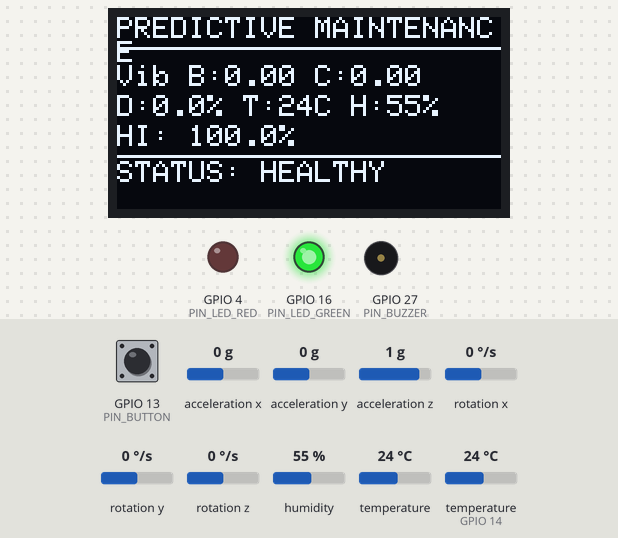
A sketch run on a simulated ESP32. Shown: 128×64 one-colour display, output pins drawn as LEDs (lit = HIGH), buzzer (waves = sounding). Dashed ring = blinking. The test bench sets the inputs (shaded band); at power-on: acceleration x 0 g, GPIO 13 (PIN_BUTTON) HIGH, humidity 55 %, acceleration y 0 g, acceleration z 1 g, rotation x 0 °/s, rotation y 0 °/s, rotation z 0 °/s, temperature 24 °C, temperature (sensor on GPIO 14) 24 °C. WiFi joins after 1.5 s; servers stay silent unless stated; random numbers use the default seed unless the sketch sets one; no MQTT or app messages arrive unless stated; what the sketch prints to the serial monitor is not drawn.

Above: at 12.6 s.
12.7 s: acceleration x set to -1.4 g
At 13.4 s:
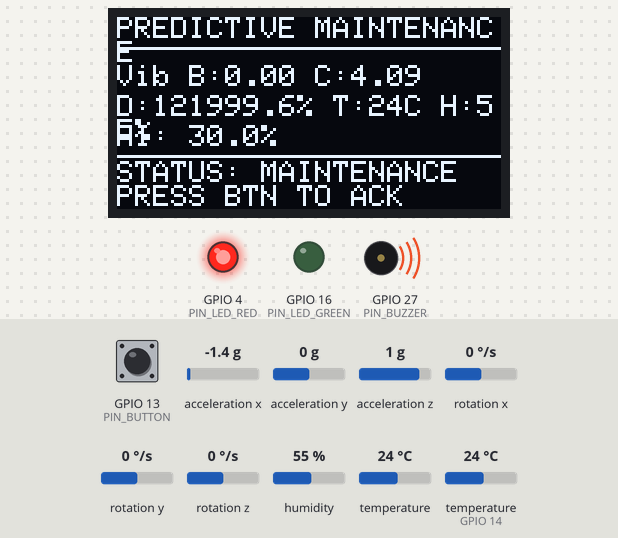
15.7 s: GPIO 13 (PIN_BUTTON) pulled LOW for 1 s
At 19.1 s:
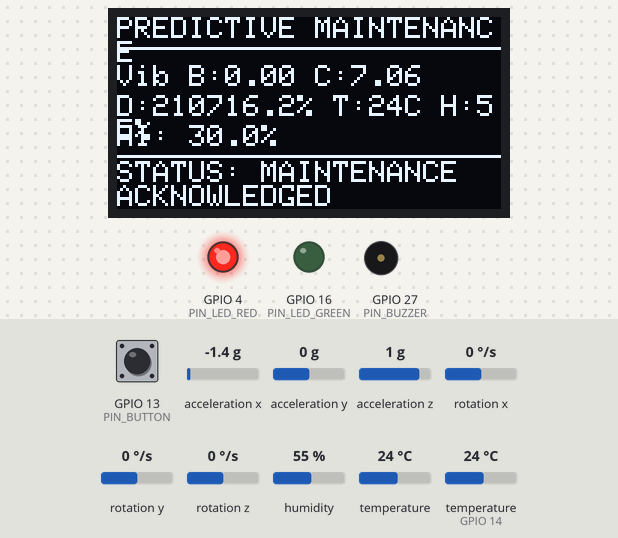
19.4 s: humidity set to 83 %
At 21.5 s:
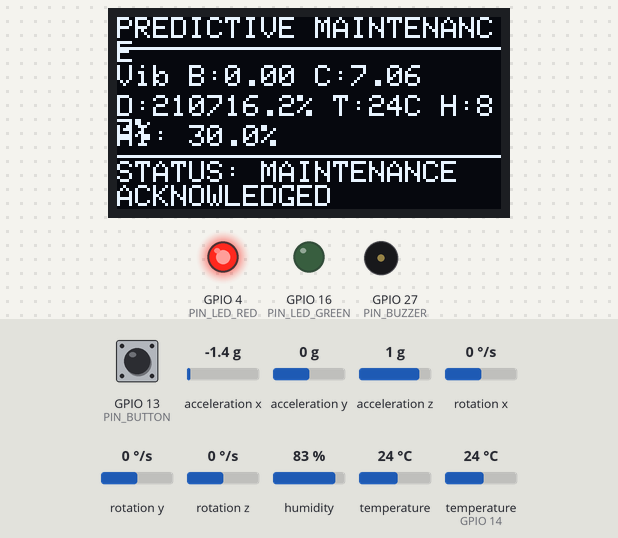
22.0 s: humidity set to 86 %
At 24.6 s:
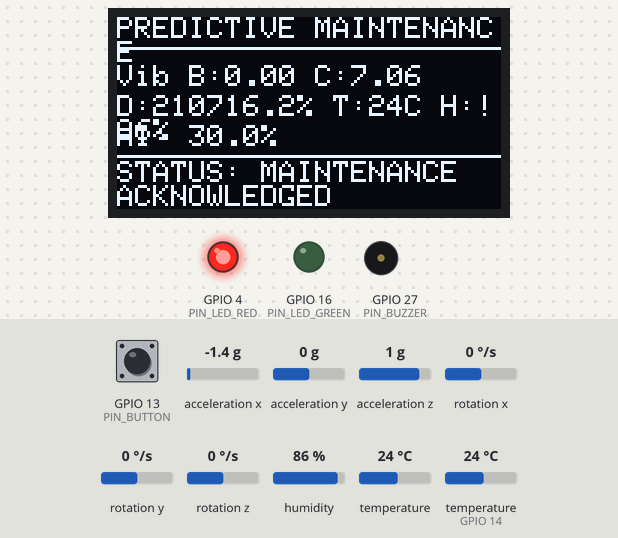
25.7 s: acceleration x set to 0 g
At 30.99 s:
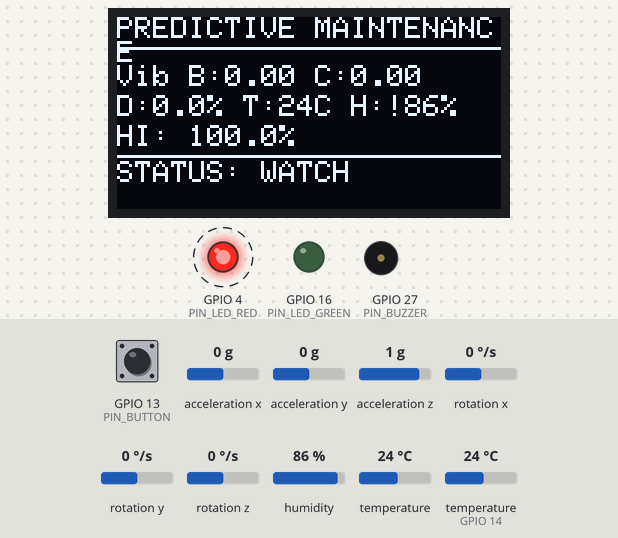
31.0 s: acceleration y set to -1.4 g
At 31.7 s:
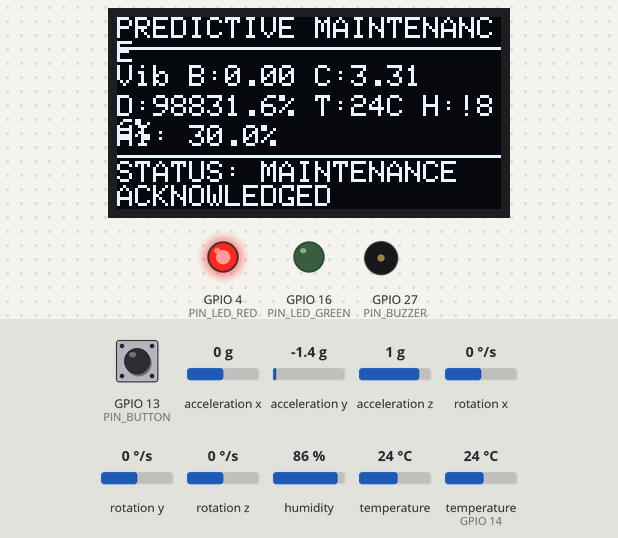
Timing chart, 0 to 33.7 s (numbered marks = the images above; inputs shaded):
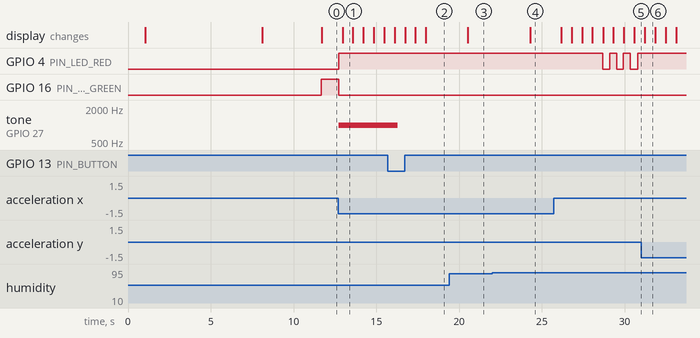

Measured:
- the behaviour switches between 84 and 85 % on humidity (found by bisection; images 3 and 4)
- after the input at 12.7 s, GPIO 4 (PIN_LED_RED): LOW → HIGH at once; GPIO 16 (PIN_LED_GREEN): HIGH → LOW at once; tone on GPIO 27 (PIN_BUZZER): silent → 1000 Hz at once; the display: changes after 0.26 s (image 1)
- after the input at 15.7 s, tone on GPIO 27 (PIN_BUZZER): 1000 Hz → silent after 0.61 s
- after the input at 19.4 s, the display: changes after 1.1 s (image 3)
- after the input at 22.0 s, the display: changes after 2.3 s (image 4)
- after the input at 25.7 s, GPIO 4 (PIN_LED_RED): alternates HIGH for 0.43 s and LOW for 0.43 s, starting after 3.0 s; the display: first changes after 0.46 s (image 5 shows a later state)
- after the input at 31.0 s, the display: changes after 0.22 s (image 6)

The sketch:

sketch.ino
```cpp
#include <Wire.h>
#include <Adafruit_MPU6050.h>
#include <Adafruit_Sensor.h>
#include <Adafruit_SSD1306.h>
#include <DHT.h>
#include <WiFi.h>
#include <PubSubClient.h>
#include <ArduinoJson.h>

// ==========================================
// 1. SYSTEM & HARDWARE CONFIGURATION
// ==========================================
// Hardware Pins
const uint8_t PIN_LED_GREEN = 16;
const uint8_t PIN_LED_RED   = 4;
const uint8_t PIN_BUZZER    = 27;
const uint8_t PIN_BUTTON    = 13;
const uint8_t PIN_DHT       = 14;
const uint8_t PIN_I2C_SDA   = 21;
const uint8_t PIN_I2C_SCL   = 22;

// Thresholds & Parameters
const float VIB_WATCH_THRESHOLD     = 20.0;  // %
const float VIB_CRITICAL_THRESHOLD  = 50.0;  // %
const float TEMP_CRITICAL_THRESHOLD = 45.0;  // °C
const float HUM_WATCH_THRESHOLD     = 85.0;  // %
const uint8_t WATCH_CYCLES_REQUIRED = 3;
const float EMA_ALPHA               = 0.5;
const uint8_t BASELINE_SAMPLES      = 15;

// Baseline Sanity Limits
const float BASELINE_MAX_VALID      = 1.0;
const float BASELINE_MIN_VALID      = 0.001;
const float BASELINE_FALLBACK_HIGH  = 0.05;
const float BASELINE_FALLBACK_LOW   = 0.01;

// Network & MQTT
const char* WIFI_SSID     = "Wokwi-GUEST";
const char* WIFI_PASSWORD = "";
const char* MQTT_HOST     = "broker.hivemq.com";
const uint16_t MQTT_PORT  = 1883;

const char* TOPIC_TELEMETRY = "sic8/samsul/predictive/telemetry";
const char* TOPIC_ALERT     = "sic8/samsul/predictive/alert";
const char* TOPIC_COMMAND   = "sic8/samsul/predictive/command";

// ==========================================
// 2. OBJECTS & GLOBAL STATE
// ==========================================
Adafruit_MPU6050 mpu;
Adafruit_SSD1306 display(128, 64, &Wire, -1);
DHT dht(PIN_DHT, DHT22);

WiFiClient   espClient;
PubSubClient mqttClient(espClient);

enum SystemState { STATE_HEALTHY, STATE_WATCH, STATE_MAINTENANCE };
SystemState currentState  = STATE_HEALTHY;
SystemState previousState = STATE_HEALTHY;

// Sensor Data
float baselineVibration = 0.0;
float smoothedVibration = 0.0;
float deltaPercentage   = 0.0;
float currentTemp       = 0.0;
float currentHum        = 0.0;
float mpuTemp           = 0.0;

// System Logic State
float healthIndex       = 100.0;
uint8_t watchCyclesCount = 0;
bool alarmAcknowledged  = false;
bool buzzerActive       = false;
bool blinkState         = false;

// Timers
unsigned long lastSampleTime  = 0;
unsigned long lastDisplayTime = 0;
unsigned long lastBlinkTime   = 0;
unsigned long lastDhtTime     = 0;
unsigned long lastSerialTime  = 0;
unsigned long lastMqttTime    = 0;

// Button State
bool lastButtonReading  = HIGH;
bool currentButtonState = HIGH;
unsigned long lastDebounceTime = 0;

// ==========================================
// 3. HELPER FUNCTIONS
// ==========================================
String getStateString(SystemState state) {
  switch (state) {
    case STATE_HEALTHY:     return "HEALTHY";
    case STATE_WATCH:       return "WATCH";
    case STATE_MAINTENANCE: return "MAINTENANCE";
    default:                return "UNKNOWN";
  }
}

// ==========================================
// 4. SENSOR READING & PROCESSING
// ==========================================
float readVibrationRMS() {
  float sumOfSquares = 0;
  const uint8_t samples = 50;

  for (int i = 0; i < samples; i++) {
    sensors_event_t accel, gyro, temp;
    mpu.getEvent(&accel, &gyro, &temp);
    if (i == 0) mpuTemp = temp.temperature;

    float totalAcc = sqrt(
      (accel.acceleration.x * accel.acceleration.x) +
      (accel.acceleration.y * accel.acceleration.y) +
      (accel.acceleration.z * accel.acceleration.z)
    );
    float pureVibration = abs(totalAcc - 9.81);
    sumOfSquares += (pureVibration * pureVibration);

    unsigned long start = millis();
    while (millis() - start < 2) { yield(); }
  }
  return sqrt(sumOfSquares / samples);
}

float calculateHealthIndex() {
  float vibScore = constrain(100.0 - deltaPercentage, 0.0, 100.0);
  float thermalScore = constrain(100.0 - ((currentTemp - 25.0) * 4.0), 0.0, 100.0);
  return constrain((0.7 * vibScore) + (0.3 * thermalScore), 0.0, 100.0);
}

// ==========================================
// 5. LOGIC & STATE MACHINE
// ==========================================
void evaluateMachineState() {
  deltaPercentage = ((smoothedVibration - baselineVibration) / baselineVibration) * 100.0;

  // Priority 1: Critical Temperature
  if (currentTemp >= TEMP_CRITICAL_THRESHOLD) {
    currentState = STATE_MAINTENANCE;
    watchCyclesCount = 0;
    return;
  }

  // Priority 2: Critical Vibration
  if (deltaPercentage > VIB_CRITICAL_THRESHOLD) {
    currentState = STATE_MAINTENANCE;
    watchCyclesCount = 0;
    return;
  }

  // Priority 3: High Humidity (Watch state)
  if (currentHum >= HUM_WATCH_THRESHOLD) {
    currentState = STATE_WATCH;
    watchCyclesCount = 0;
    return;
  }

  // Priority 4: Vibration Trending (Watch state)
  if (deltaPercentage > VIB_WATCH_THRESHOLD) {
    watchCyclesCount++;
    if (watchCyclesCount >= WATCH_CYCLES_REQUIRED) {
      currentState = STATE_WATCH;
    }
  }
  else {
    if (watchCyclesCount > 0) {
      watchCyclesCount--;
    } else {
      currentState = STATE_HEALTHY;
      alarmAcknowledged = false; // ACK reset hanya jika kembali normal
    }
  }
}

// ==========================================
// 6. INPUT, OUTPUT & DISPLAY
// ==========================================
void handleButtonPress() {
  bool reading = digitalRead(PIN_BUTTON);
  if (reading != lastButtonReading) lastDebounceTime = millis();

  if ((millis() - lastDebounceTime) > 50) {
    if (reading != currentButtonState) {
      currentButtonState = reading;
      if (currentButtonState == LOW && currentState == STATE_MAINTENANCE) {
        if (!alarmAcknowledged) {
          alarmAcknowledged = true;
          Serial.println("\n[AKSI] Operator menekan ACKNOWLEDGE (fisik).\n");
        }
      }
    }
  }
  lastButtonReading = reading;
}

void applyOutputs() {
  // Kontrol Buzzer secara terpisah (anti-glitch)
  bool shouldBuzzerSound = (currentState == STATE_MAINTENANCE && !alarmAcknowledged);

  if (shouldBuzzerSound && !buzzerActive) {
    tone(PIN_BUZZER, 1000);
    buzzerActive = true;
  } else if (!shouldBuzzerSound && buzzerActive) {
    noTone(PIN_BUZZER);
    buzzerActive = false;
  }

  // Kontrol LED
  switch (currentState) {
    case STATE_HEALTHY:
      digitalWrite(PIN_LED_GREEN, HIGH);
      digitalWrite(PIN_LED_RED, LOW);
      break;

    case STATE_WATCH:
      digitalWrite(PIN_LED_GREEN, LOW);
      if (millis() - lastBlinkTime > 300) {
        blinkState = !blinkState;
        digitalWrite(PIN_LED_RED, blinkState);
        lastBlinkTime = millis();
      }
      break;

    case STATE_MAINTENANCE:
      digitalWrite(PIN_LED_GREEN, LOW);
      digitalWrite(PIN_LED_RED, HIGH);
      break;
  }
}

void renderDisplay() {
  display.clearDisplay();
  display.setTextSize(1);
  display.setTextColor(SSD1306_WHITE);

  display.setCursor(0, 0);
  display.print("PREDICTIVE MAINTENANCE");
  display.drawLine(0, 10, 128, 10, SSD1306_WHITE);

  display.setCursor(0, 16);
  display.print("Vib B:"); display.print(baselineVibration, 2);
  display.print(" C:"); display.println(smoothedVibration, 2);

  display.setCursor(0, 26);
  display.print("D:"); display.print(deltaPercentage, 1); display.print("% ");
  display.print("T:"); display.print(currentTemp, 0); display.print("C ");
  display.print("H:");
  if (currentHum >= HUM_WATCH_THRESHOLD) display.print("!");
  display.print(currentHum, 0); display.print("%");

  display.setCursor(0, 36);
  display.print("HI: "); display.print(healthIndex, 1); display.print("%");

  display.drawLine(0, 46, 128, 46, SSD1306_WHITE);

  display.setCursor(0, 48);
  display.print("STATUS: ");
  if (currentState == STATE_HEALTHY) display.println("HEALTHY");
  else if (currentState == STATE_WATCH) display.println("WATCH");
  else display.println("MAINTENANCE");

  if (currentState == STATE_MAINTENANCE) {
    display.setCursor(0, 56);
    display.print(alarmAcknowledged ? "ACKNOWLEDGED" : "PRESS BTN TO ACK");
  }

  display.display();
}

// ==========================================
// 7. NETWORK & MQTT COMMUNICATION
// ==========================================
void setupWiFi() {
  Serial.print("[WIFI] Connecting");
  WiFi.disconnect(true);
  delay(200);
  WiFi.mode(WIFI_STA);
  WiFi.setSleep(false);
  delay(100);
  WiFi.begin(WIFI_SSID, WIFI_PASSWORD);

  int attempts = 0;
  while (WiFi.status() != WL_CONNECTED && attempts < 60) {
    delay(500);
    Serial.print(".");
    if (attempts > 0 && attempts % 10 == 0) {
      WiFi.disconnect();
      delay(100);
      WiFi.begin(WIFI_SSID, WIFI_PASSWORD);
    }
    attempts++;
  }
  Serial.println();
  if (WiFi.status() == WL_CONNECTED) {
    Serial.println("[WIFI] OK: " + WiFi.localIP().toString());
  } else {
    Serial.println("[WIFI] FAILED");
  }
}

void mqttCallback(char* topic, byte* payload, unsigned int length) {
  String msg;
  for (unsigned int i = 0; i < length; i++) msg += (char)payload[i];

  StaticJsonDocument<128> doc;
  DeserializationError err = deserializeJson(doc, msg);
  if (err) return;

  const char* cmd = doc["cmd"] | "";
  if (strcmp(cmd, "ACK") == 0) {
    if (currentState == STATE_MAINTENANCE && !alarmAcknowledged) {
      alarmAcknowledged = true;
      Serial.println("[MQTT] Remote ACK applied.");
    }
  }
}

void reconnectMQTT() {
  int retries = 0;
  while (!mqttClient.connected() && retries < 5) {
    String clientId = "ESP32-Pred-" + String(random(0xffff), HEX);
    if (mqttClient.connect(clientId.c_str())) {
      Serial.println("[MQTT] Connected");
      mqttClient.subscribe(TOPIC_COMMAND);
    } else {
      Serial.printf("[MQTT] Failed rc=%d\n", mqttClient.state());
      delay(3000);
      retries++;
    }
  }
}

void publishTelemetry() {
  StaticJsonDocument<512> doc;
  doc["vib_raw"]  = smoothedVibration;
  doc["baseline"] = baselineVibration;
  doc["delta"]    = deltaPercentage;
  doc["temp"]     = currentTemp;
  doc["hum"]      = currentHum;
  doc["health"]   = healthIndex;
  doc["status"]   = getStateString(currentState);
  doc["ack"]      = alarmAcknowledged;
  doc["ts"]       = millis();

  char payload[512];
  serializeJson(doc, payload);

  if (!mqttClient.publish(TOPIC_TELEMETRY, payload)) {
    Serial.println("[MQTT] Publish FAILED");
  }

  if (currentState == STATE_MAINTENANCE && !alarmAcknowledged) {
    mqttClient.publish(TOPIC_ALERT, "{\"level\":\"CRITICAL\"}");
  }
}

// ==========================================
// 8. MAIN SETUP & LOOP
// ==========================================
void setup() {
  Serial.begin(115200);
  delay(1000);

  pinMode(PIN_LED_GREEN, OUTPUT);
  pinMode(PIN_LED_RED, OUTPUT);
  pinMode(PIN_BUZZER, OUTPUT);
  pinMode(PIN_BUTTON, INPUT_PULLUP);

  Wire.begin(PIN_I2C_SDA, PIN_I2C_SCL);
  dht.begin();

  if (!mpu.begin()) {
    Serial.println("[ERROR] MPU6050");
    while (1) delay(10);
  }
  mpu.setAccelerometerRange(MPU6050_RANGE_8_G);

  if (!display.begin(SSD1306_SWITCHCAPVCC, 0x3C)) {
    Serial.println("[ERROR] OLED");
    while (1);
  }

  display.clearDisplay();
  display.setCursor(0, 20);
  display.println("Calibrating...");
  display.display();

  Serial.println("\n========================================================");
  Serial.println("       PREDICTIVE MAINTENANCE - STARTUP                ");
  Serial.println("========================================================");

  Serial.print("[KALIBRASI] Warm-up...");
  for (int i = 0; i < 10; i++) { readVibrationRMS(); delay(50); }
  Serial.println(" done.");

  Serial.print("[KALIBRASI] Progress: ");
  float sumBaseline = 0;
  for (int i = 0; i < BASELINE_SAMPLES; i++) {
    sumBaseline += readVibrationRMS();
    Serial.print("#");
    delay(100);
  }

  baselineVibration = sumBaseline / BASELINE_SAMPLES;
  Serial.printf("\n[KALIBRASI] Baseline mentah: %.4f m/s^2\n", baselineVibration);

  if (baselineVibration > BASELINE_MAX_VALID) {
    baselineVibration = BASELINE_FALLBACK_HIGH;
    Serial.println("[!] Warning: Baseline terlalu tinggi. Fallback ke 0.05.");
  } else if (baselineVibration < BASELINE_MIN_VALID) {
    baselineVibration = BASELINE_FALLBACK_LOW;
    Serial.println("[!] Warning: Baseline terlalu kecil. Fallback ke 0.01.");
  }

  smoothedVibration = baselineVibration;
  Serial.printf("[KALIBRASI] Baseline final: %.4f m/s^2\n", baselineVibration);

  display.clearDisplay();
  display.setCursor(0, 20);
  display.println("Baseline Ready!");
  display.display();
  delay(1500);

  setupWiFi();
  mqttClient.setServer(MQTT_HOST, MQTT_PORT);
  mqttClient.setKeepAlive(60);
  mqttClient.setSocketTimeout(10);
  mqttClient.setCallback(mqttCallback);
  reconnectMQTT();

  Serial.println("--------------------------------------------------------");
  Serial.println("Waktu\t| Base\t| Current\t| Delta\t\t| HI\t| DHT\t\t| STATUS");
  Serial.println("--------+-------+---------------+---------------+-------+---------------+--------");
}

void loop() {
  if (!mqttClient.connected()) reconnectMQTT();
  mqttClient.loop();

  handleButtonPress();

  if (millis() - lastDhtTime >= 2000) {
    lastDhtTime = millis();
    float t = dht.readTemperature();
    float h = dht.readHumidity();
    if (!isnan(t) && !isnan(h)) {
      currentTemp = t;
      currentHum = h;
    }
  }

  if (millis() - lastSampleTime >= 100) {
    lastSampleTime = millis();

    float rawVibration = readVibrationRMS();
    smoothedVibration = (EMA_ALPHA * rawVibration) + ((1.0 - EMA_ALPHA) * smoothedVibration);

    evaluateMachineState();
    healthIndex = calculateHealthIndex();

    if (currentState != previousState) {
      Serial.println("\n>>> STATUS: " + getStateString(previousState) + " -> " + getStateString(currentState));

      if (currentState == STATE_MAINTENANCE) {
        if (currentTemp >= TEMP_CRITICAL_THRESHOLD) Serial.println("    [SEBAB] Thermal Overload");
        else Serial.println("    [SEBAB] Vibration Degradation");
      } else if (currentState == STATE_WATCH) {
        if (currentHum >= HUM_WATCH_THRESHOLD) Serial.println("    [SEBAB] Kelembaban tinggi!");
        else Serial.println("    [SEBAB] Getaran mulai naik.");
      }

      Serial.println("\nWaktu\t| Base\t| Current\t| Delta\t\t| HI\t| DHT\t\t| STATUS");
      Serial.println("--------+-------+---------------+---------------+-------+---------------+--------");
      previousState = currentState;
    }
  }

  if (millis() - lastSerialTime >= 500) {
    lastSerialTime = millis();
    char deltaStr[12];
    snprintf(deltaStr, sizeof(deltaStr), "%+.1f%%", deltaPercentage);

    Serial.printf("%lu ms\t| %.3f\t| %.3f\t\t| %7s\t| %.1f%%\t| %.1fC/%.0f%%\t| %s\n",
                  millis(), baselineVibration, smoothedVibration, deltaStr,
                  healthIndex, currentTemp, currentHum, getStateString(currentState).c_str());
  }

  applyOutputs();

  if (millis() - lastDisplayTime >= 500) {
    lastDisplayTime = millis();
    renderDisplay();
  }

  if (millis() - lastMqttTime >= 2000 && mqttClient.connected()) {
    lastMqttTime = millis();
    publishTelemetry();
  }
}
```
